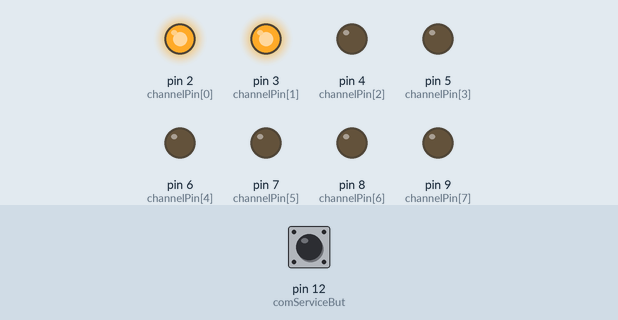
Simulated run of this sketch. Board: Arduino Uno, built with avr-gcc and run on an emulated ATmega328P. Shown: output pins drawn as LEDs (lit = HIGH). Inputs (shaded band) come from the test bench; at power-on: pin 12 (comServiceBut) LOW.

Above: at 1.2 s.
1.3 s: pin 12 (comServiceBut) pulled HIGH for 0.15 s
At 1.4 s:
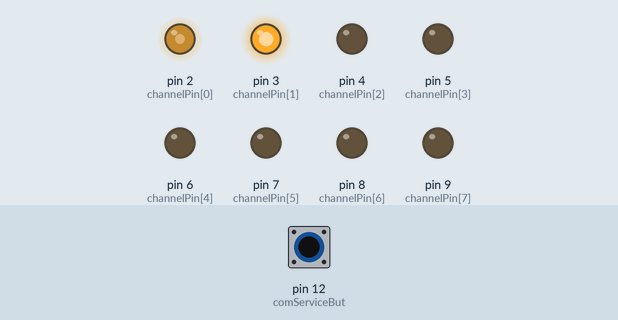
3.0 s: pin 12 (comServiceBut) pulled HIGH for 1 s
At 4.5 s:
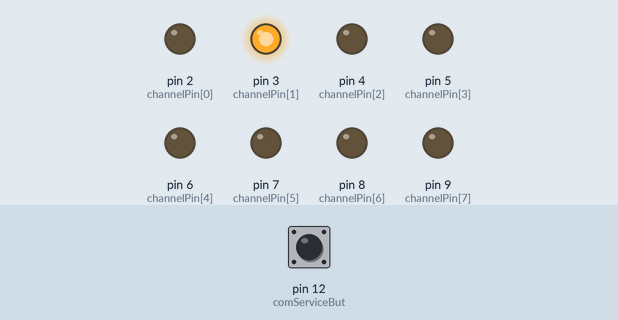
Timing chart, 0 to 6.0 s (numbered marks = the images above; inputs shaded):
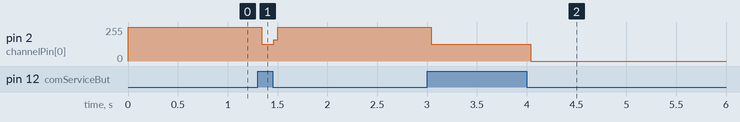

The sketch:

RC0210.rev.1.0.1.ino
```cpp
//rev.1.4.3 2016.09.21 15:49

//device settings--------------------------------------------------------------------------------
#define serialNumLW0 0x01 //last two numbers is the device network number (25) as default
#define serialNumLW1 0x00 //last two numbers is the device network number (25) as default
#define serialNumHW1 0x00 //last two numbers is the device network number (25) as default
#define serialNumHW0 0x00 //last two numbers is the device network number (25) as default

#define deviceType  0x50       //switch panel, dimmer, relay, bridge and etc.
#define deviceNumber 0x5F      //device box number
#define devicePCB 0x00         //PCB revision
#define deviceFWgeneration 0x02//Firmware revision
#define deviceFWvar 0x01       //Firmware revision

//RS485Bus Connection Setup
#define comPortSpeed 9600
#define pinComStatus 13 // RS485 Communication
#define netMessage_type 0x1c

//Hardware Setup
#define comServiceBut 12

#define channelQuantity 8 //panel type button quantity from 1 to 8

int channelPin[channelQuantity] = {2,3,4,5,6,7,8,9};


//******************************************************************************************************

//channels Declaration----------------------------------------------------------------------------
int channelDefaultStatus[channelQuantity] = {1,1,0,0,0,0,0,0}; // 0 - off, 100 - on
int channelTempStatus[channelQuantity] = {0,0,0,0,0,0,0,0}; // 0 - off, 100 - on


//Channel Function
int channelStatus1[channelQuantity] = {0,0,0,0,0,0,0,0}; // 0 - off, 100 - on
int channelStatus1Byte1[channelQuantity] = {0x1C,0x1C,0x1C,0x1C,0x1C,0x1C,0x1C,0x1C}; //message Type
int channelStatus1Byte2[channelQuantity] = {0x02,0x02,0x02,0x02,0x02,0x02,0x02,0x02}; //message Area
int channelStatus1Byte3[channelQuantity] = {0x00,0x00,0x00,0x00,0x00,0x00,0x00,0x00}; //message 3rd byte
int channelStatus1Byte4[channelQuantity] = {0x03,0x00,0x02,0x03,0x04,0x03,0x06,0x00}; //message Opcode
int channelStatus1Byte5[channelQuantity] = {0x00,0x00,0x00,0x00,0x00,0x00,0x00,0x00}; //message 5th byte
int channelStatus1Byte6[channelQuantity] = {0x00,0x00,0x00,0x00,0x00,0x00,0x00,0x00}; //message 6th byte
int channelStatus1Byte7[channelQuantity] = {0xff,0xff,0xff,0xff,0xff,0xff,0xff,0xff}; //message 7th byte

int channelStatus2[channelQuantity] = {100,100,100,100,100,100,100,100}; // 0 - off, 100 - on
int channelStatus2Byte1[channelQuantity] = {0x1C,0x1C,0x1C,0x1C,0x1C,0x1C,0x1C,0x1C}; //message Type
int channelStatus2Byte2[channelQuantity] = {0x02,0x02,0x02,0x02,0x02,0x02,0x02,0x02}; //message Area
int channelStatus2Byte3[channelQuantity] = {0x00,0x00,0x00,0x00,0x00,0x00,0x00,0x00}; //message 3rd byte
int channelStatus2Byte4[channelQuantity] = {0x00,0x00,0x02,0x03,0x04,0x03,0x06,0x00}; //message Opcode
int channelStatus2Byte5[channelQuantity] = {0x00,0x00,0x00,0x00,0x00,0x00,0x00,0x00}; //message 5th byte
int channelStatus2Byte6[channelQuantity] = {0x00,0x00,0x00,0x00,0x00,0x00,0x00,0x00}; //message 6th byte
int channelStatus2Byte7[channelQuantity] = {0xff,0xff,0xff,0xff,0xff,0xff,0xff,0xff}; //message 7th byte


void setup() {
Serial.begin(comPortSpeed);

pinMode(comServiceBut, INPUT);

int channelNum = 0;
 do{
      pinMode(channelPin[channelNum],OUTPUT); //button 2 pin
      digitalWrite(channelPin[channelNum], channelDefaultStatus[channelNum]); // button disable output
      channelNum++;
   }while (channelNum <= channelQuantity);

delay(10);
//sends device box numer on a start
//deviceBoxNumber();

}


//MINE LOOP------------------------------------------------------------
void loop() {

 netMessageReceive();

 channelStatus();

 //service button
if(digitalRead(comServiceBut) == 1){//service button pushed
  // Serial.println("service button " + String(digitalRead(comServiceBut)));//test
         if(channelTempStatus[0] == 0 ){
          channelDefaultStatus[0] = 0;//on
          channelTempStatus[0] = 1;}
        else{
          channelDefaultStatus[0] = 1; //off
          channelTempStatus[0] = 0;
       }

 }


}
//********************************************************************


void channelStatus(){
  int channelNum = 0;
  do{
      digitalWrite(channelPin[channelNum], channelDefaultStatus[channelNum]); // button disable output
      channelNum++;
   }while (channelNum <= channelQuantity);
}


//---Serial port receive function-------------------------------------------------------
void netMessageReceive(){

 digitalWrite(pinComStatus,0);//set com port to listening mode

 if(Serial.available() > 0) {
  byte serialData[7];
  Serial.readBytes(serialData, 8);

//1C  serialdata[0] message type, [1] logical area, [2] fade time, [3] scene number, [4] message type, [5] message type, [6] join
//5C  serialdata[0] message type, [1] Device Type, [2] Box Number, [3] Opc, [4] message type, [5] message type, [6] join

unsigned int checkSum; //Checking the sum number
for(int i =0; i++; i==6){ checkSum =+ (serialData[i], HEX);}
checkSum = 0x200 - (checkSum,HEX);

if((checkSum,HEX) == (serialData[7],HEX)){
        //first byte - message type
        switch (serialData[0]) {

              case 0x1C://logical message type

 /*
                      if(serialData[1] ==  0x02 && buttonToggleStatus[buttonNum] == 0){
                        buttonToggleStatus[buttonNum] = 1;      //Statuse 1
                        buttonLEDStatus[buttonNum] = buttonPush1FuncLEDStatus[buttonNum];
                        netMessageSend(buttonPush1FuncByte1[buttonNum], buttonPush1FuncByte2[buttonNum], buttonPush1FuncByte3[buttonNum], buttonPush1FuncByte4[buttonNum], buttonPush1FuncByte5[buttonNum], buttonPush1FuncByte6[buttonNum], buttonPush1FuncByte7[buttonNum]);
                      }else if(digitalRead(buttonPin[buttonNum]) ==  0 && buttonToggleStatus[buttonNum] == 1){
                        buttonToggleStatus[buttonNum] = 0;      //Statuse 2
                        buttonLEDStatus[buttonNum] = buttonPush2FuncLEDStatus[buttonNum];
                        netMessageSend(buttonPush2FuncByte1[buttonNum], buttonPush2FuncByte2[buttonNum], buttonPush2FuncByte3[buttonNum], buttonPush2FuncByte4[buttonNum], buttonPush2FuncByte5[buttonNum], buttonPush2FuncByte6[buttonNum], buttonPush2FuncByte7[buttonNum]);
                       }

                    if(channelStatus1[1] == 0){
                       digitalWrite(channelPin[1], 1);
                       channelStatus1[1] = 1;
                       Serial.println("0");

                      }else{
                        digitalWrite(channelPin[1], 0);
                       channelStatus1[1] = 0;
                       Serial.println("1");
                      }
*/
                    Serial.println(serialData[3]);

                      if(serialData[3] ==  0x03){
                       digitalWrite(channelPin[0], 1);
                   //    channelStatus1[1] = 1;
                    //   Serial.println("0");

                      }
                      if(serialData[3] ==  0x00){
                        digitalWrite(channelPin[0], 0);
                    //   channelStatus1[1] = 0;
                    //   Serial.println("1");
                      }

              break;


              case 0x5C://physical message type
                  //checking the box number addressing
                  if(serialData[1] == deviceType && serialData[2] == deviceNumber){
                       //Checking Opc
                       switch(serialData[3]){
                        case 0x01: // set device to the programming mode
                      //    progModeEnabled = true;
                        break;
                        case 0x02: // reset the device to the programming mode
                    //     resetDevice(); //call reset
                        break;
                        case 0x40: //request device  serial Number
                            if(serialData[6] == 0x0D){//status LoWord
                              delay(10);
                         //     netMessageSend(0x5C,deviceType,deviceNumber,0x41,serialNumLW1,serialNumLW0,0x0D);
                            }
                            if(serialData[6] == 0x0E){//status HiWord
                              delay(10);
                         //     netMessageSend(0x5C,deviceType,deviceNumber,0x41,serialNumHW1,serialNumHW0,0x0E);
                            }
                        break;

                        case 0x80: //request device  firmware version
                              delay(10);
                          //    netMessageSend(0x5C,deviceType,deviceNumber,0x00,deviceFWvar,deviceFWgeneration,0x00);
                        break;

                        case 0x03: //read EEPROM
                           //adress serialData[4] serialData[5] data serialData[6]
                              delay(10);
                          //    netMessageSend(0x5C,deviceType,deviceNumber,0x05,address,address,0xdata);
                        break;
                      }
                    }
                break;
             }

    }

  }
}
//*********************************************************************************
```

Measured:
- after the input at 1.3 s, pin 2 (channelPin[0]): 255/255 → 127/255 at once, → 255/255 0.12 s later
- after the input at 3.0 s, pin 2 (channelPin[0]): 255/255 → 127/255 at once, → 0/255 1.0 s later
